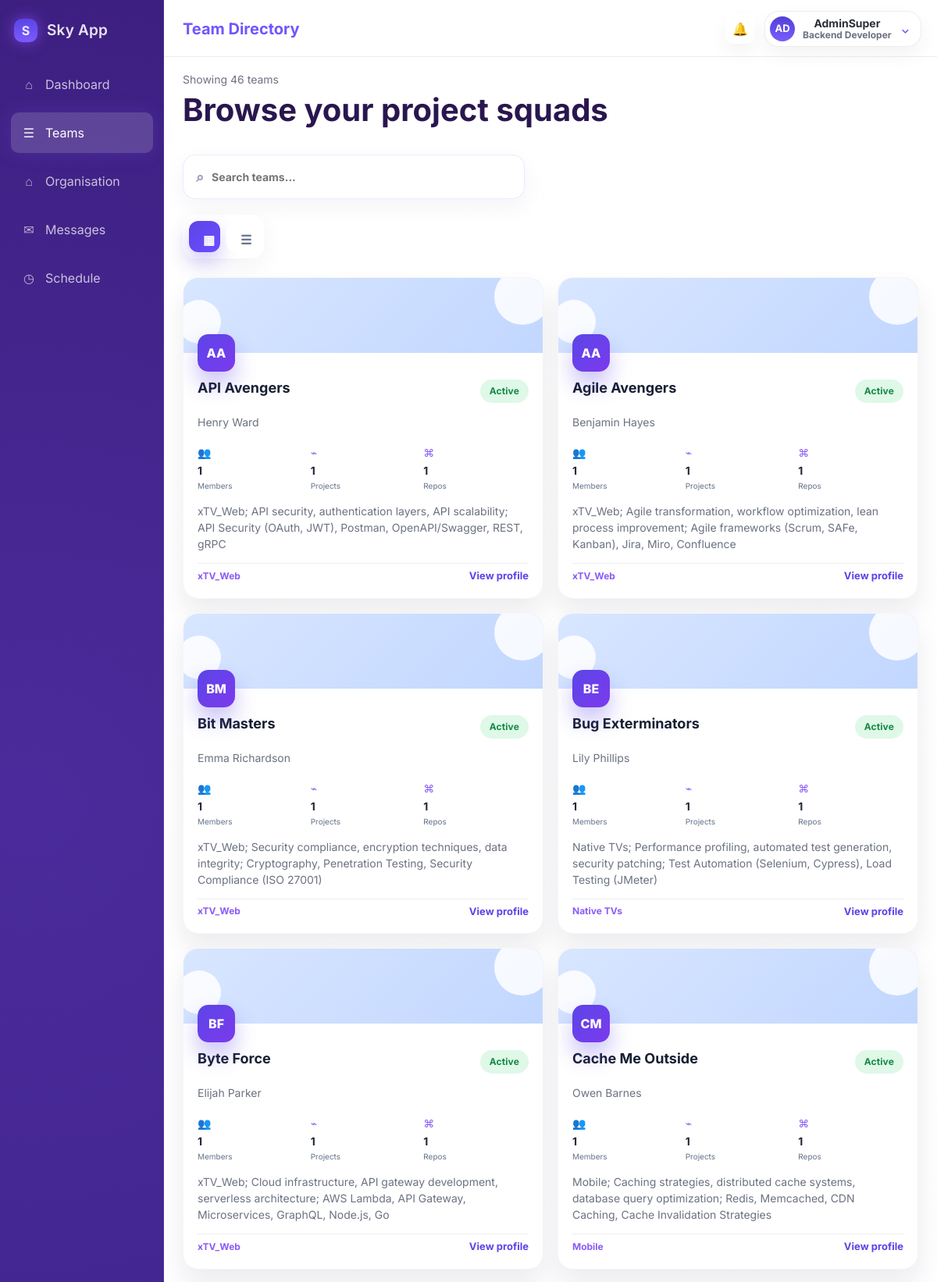
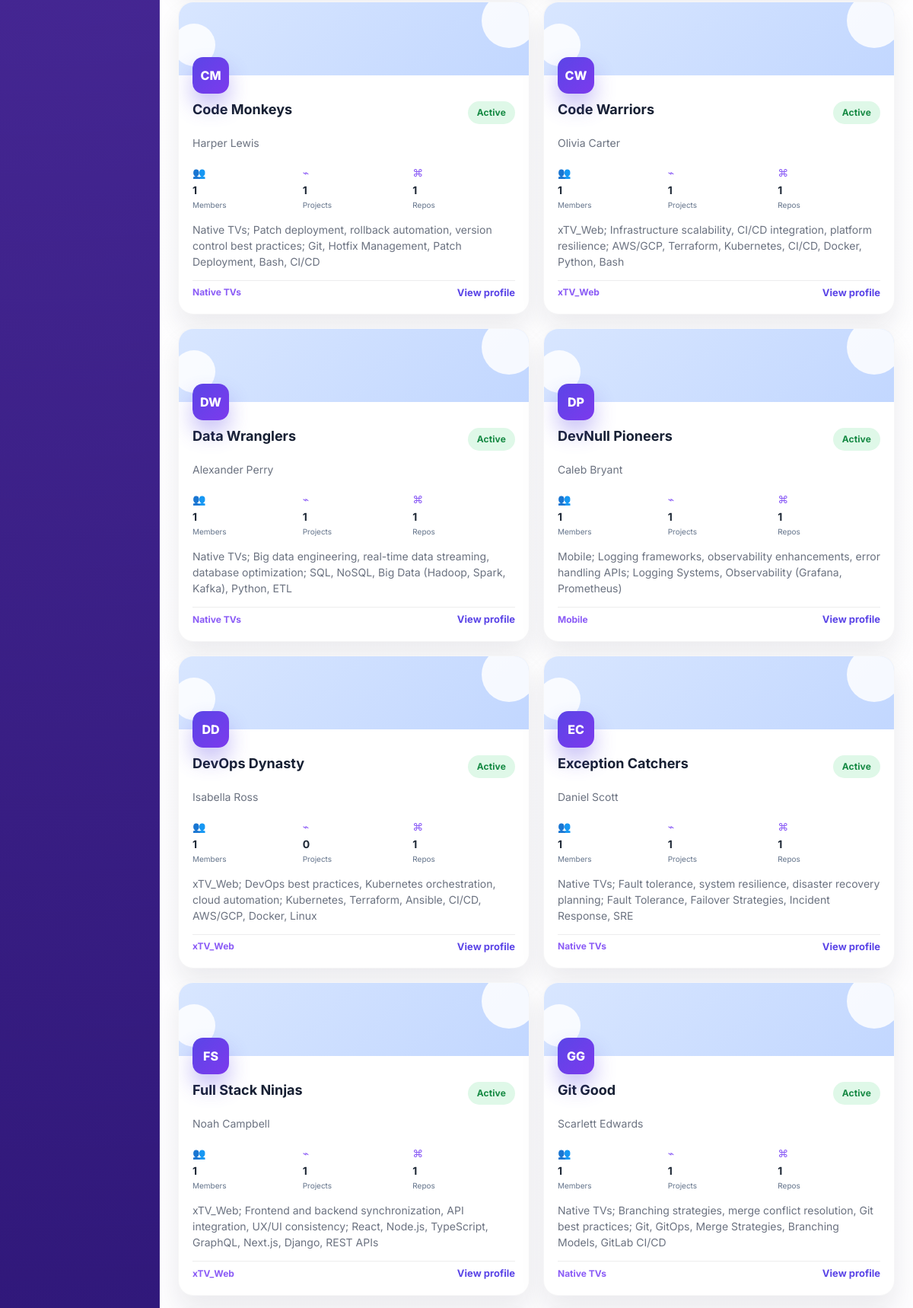
Page /teams/ (signed in, upper part) on the committed database (2 pictures, top to bottom).
### accounts/models.py (models this page shows, shortened)
class User(AbstractUser):
    """Primary auth user model for the project."""

### teams/models.py (models this page shows, shortened)
class Teams(models.Model):
    STATUS_ACTIVE = "active"
    STATUS_PAUSED = "paused"
    STATUS_ARCHIVED = "archived"
    STATUS_CHOICES = [
        (STATUS_ACTIVE, "Active"),
        (STATUS_PAUSED, "Paused"),
        (STATUS_ARCHIVED, "Archived"),
    ]
    name = models.CharField(max_length=120, default="New Team")
    slug = models.SlugField(max_length=140, unique=True, null=True, blank=True)
    lead_name = models.CharField(max_length=120, default="Team Lead")
    lead_role = models.CharField(max_length=120, default="Team Lead")
    lead_email = models.EmailField(default="team@sky.com")
    department = models.CharField(max_length=120, default="General")
    department_head = models.CharField(max_length=120, blank=True, null=True)
    location = models.CharField(max_length=120, default="Remote")
    summary = models.TextField(blank=True, default="")
    status = models.CharField(max_length=20, choices=STATUS_CHOICES, default=STATUS_ACTIVE)
    members_count = models.PositiveIntegerField(default=0)
    active_projects = models.PositiveIntegerField(default=0)
    repositories_count = models.PositiveIntegerField(default=0)
    dependencies_count = models.PositiveIntegerField(default=0)
    concurrent_projects_count = models.CharField(
        max_length=20,
        blank=True,
        null=True,
        help_text="Number of concurrent projects (e.g., '6+' or '5')"
    )
    banner_start = models.CharField(max_length=20, default="#d8e6ff")
    banner_end = models.CharField(max_length=20, default="#c2d7ff")
    accent_color = models.CharField(max_length=20, default="#5b45e7")
    accent_soft_color = models.CharField(max_length=20, default="#f3efff")
    profile_gradient_start = models.CharField(max_length=20, default="#5a18e6")
    profile_gradient_end = models.CharField(max_length=20, default="#2d6ef2")
    jira_project_name = models.CharField(max_length=120, blank=True, null=True)
    workstream = models.CharField(max_length=255, blank=True, null=True)
    github_repo_url = models.URLField(blank=True, null=True)
    jira_board_link = models.URLField(blank=True, null=True)
    development_focus_areas = models.TextField(
        blank=True,
        null=True,
        help_text="Comma-separated list of development focus areas"
    )
    key_skills_and_technologies = models.TextField(
        blank=True,
        null=True,
        help_text="Comma-separated list of key skills and technologies"
    )
    dependency_type = models.CharField(max_length=120, blank=True, null=True)
    software_owned_and_evolved = models.TextField(
        blank=True,
        null=True,
        help_text="Software owned and evolved by this team"
    )
    versioning_approaches = models.TextField(blank=True, null=True)
    wiki_search_terms = models.TextField(
        blank=True,
        null=True,
        help_text="Comma-separated search terms for team wiki"
    )
    slack_channels = models.CharField(
        max_length=255,
        blank=True,
        null=True,
        help_text="Comma-separated Slack channel names"
    )
    daily_standup_time_and_link = models.CharField(
        max_length=255,
        blank=True,
        null=True,
        help_text="Daily standup time and meeting link"
    )
    agile_practices = models.TextField(
        blank=True,
        null=True,
        help_text="Agile practices used by the team"
    )
    team_wiki_url = models.URLField(blank=True, null=True)
    contacts = models.JSONField(default=list, blank=True)
    members = models.JSONField(default=list, blank=True)
    repositories = models.JSONField(default=list, blank=True)
    dependencies = models.JSONField(default=list, blank=True)
    dependency_links = models.JSONField(default=list, blank=True)
    quick_links = models.JSONField(default=list, blank=True)
    class Meta:
        db_table = "teams"
        ordering = ["name"]
    def get_status_display(self) -> str:
        return dict(self.STATUS_CHOICES).get(self.status, self.status)
    @property
    def initials(self) -> str:
        pieces = [part[0] for part in self.name.split() if part]
        if not pieces:
            return "T"
        return "".join(pieces[:2]).upper()
    @property
    def status_label(self) -> str:
        return self.get_status_display()

### teams/views.py (the view)
# urls.py: path("", views.teams_page, name="teams_page"),
def teams_page(request):
    teams = Teams.objects.all()
    return render(
        request,
        "teams.html",
        {
            "teams": teams,
            "active_nav": "teams",
        },
    )

### teams/templates/teams.html (shortened to what this page needs)
{% extends "home/base.html" %}
{% load static %}
{% block page_title %}Team Directory{% endblock %}
{% block content %}
<section class="team-directory-page" data-team-directory>
  <div class="team-directory-toolbar">
    <div>
      <p class="team-directory-eyebrow">Showing {{ teams|length }} teams</p>
      <h1 class="team-directory-title">Browse your project squads</h1>
    </div>
    <div class="team-directory-controls">
      <label class="team-directory-search">
        <span class="team-directory-search-icon">⌕</span>
        <input type="search" placeholder="Search teams..." data-team-directory-search>
      </label>
      <div class="team-directory-view-toggle" role="group" aria-label="Switch team layout">
        <button type="button" class="team-view-button is-active" data-directory-view="grid">▦</button>
        <button type="button" class="team-view-button" data-directory-view="list">☰</button>
      </div>
    </div>
  </div>
  <div class="team-card-grid" data-team-directory-grid>
    {% for team in teams %}
    <article
      class="team-card"
      data-team-card
      data-team-card-search="{{ team.name }} {{ team.lead_name }} {{ team.department }} {{ team.location }}"
      style="--team-banner-start: {{ team.banner_start }}; --team-banner-end: {{ team.banner_end }}; --team-accent: {{ team.accent_color }}; --team-accent-soft: {{ team.accent_soft_color }};"
    >
      <div class="team-card-banner">
        <div class="team-card-orb team-card-orb-left"></div>
        <div class="team-card-orb team-card-orb-right"></div>
        <div class="team-card-badge">{{ team.initials }}</div>
      </div>
      <div class="team-card-body">
        <div class="team-card-topline">
          <h2 class="team-card-title">{{ team.name }}</h2>
          <span class="team-status-pill team-status-{{ team.status }}">{{ team.status_label }}</span>
        </div>
        <p class="team-card-lead">{{ team.lead_name }}</p>
        <div class="team-card-stats">
          <div class="team-card-stat">
            <span>👥</span>
            <strong>{{ team.members_count }}</strong>
            <small>Members</small>
          </div>
          <div class="team-card-stat">
            <span>⌁</span>
            <strong>{{ team.active_projects }}</strong>
            <small>Projects</small>
          </div>
          <div class="team-card-stat">
            <span>⌘</span>
            <strong>{{ team.repositories_count }}</strong>
            <small>Repos</small>
          </div>
        </div>
        <p class="team-card-summary">{{ team.summary }}</p>
        <div class="team-card-footer">
          <span class="team-card-meta">{{ team.department }}</span>
          <a class="team-card-link" href="{% url 'teams:team_profile' slug=team.slug %}">View profile</a>
        </div>
      </div>
    </article>
    {% empty %}
    <div class="team-empty-state">
      <h2>No teams yet</h2>
      <p>Create a team record in the admin area to populate the directory.</p>
    </div>
    {% endfor %}
  </div>
</section>
{% endblock %}

### accounts/templates/home/base.html (shortened to what this page needs)
{% load static %}
<!DOCTYPE html>
<html lang="en">
<head>
  <link rel="stylesheet" type="text/css" href="{% static 'global.css' %}">
</head>
<body>
  {% block body %}
  <div class="app-shell">
    <aside class="sidebar">
      <div class="brand-wrap">
        <div class="brand-mark">S</div>
        <div class="brand-name">Sky App</div>
      </div>
      <nav class="side-nav" aria-label="Primary">
        <a class="nav-item {% if active_nav == 'dashboard' %}active{% endif %}" href="{% url 'dashboard' %}"><span class="nav-icon">⌂</span><span>Dashboard</span></a>
        <a class="nav-item {% if active_nav == 'teams' %}active{% endif %}" href="{% url 'teams:teams_page' %}"><span class="nav-icon">☰</span><span>Teams</span></a>
        <a class="nav-item {% if active_nav == 'organisation' %}active{% endif %}" href="{% url 'org:organisation_page' %}"><span class="nav-icon">⌂</span><span>Organisation</span></a>
        <a class="nav-item {% if active_nav == 'messages' %}active{% endif %}" href="{% url 'messaging:inbox' %}"><span class="nav-icon">✉</span><span>Messages</span></a>
        <a class="nav-item {% if active_nav == 'schedule' %}active{% endif %}" href="{% url 'meetings:meeting_list' %}"><span class="nav-icon">◷</span><span>Schedule</span></a>
      </nav>
    </aside>
    <div class="main-shell">
      <header class="topbar">
        <div class="page-title">{% block page_title %}Welcome{% endblock %}</div>
        <div class="topbar-actions">
          <button class="icon-button" type="button" aria-label="Notifications">🔔</button>
          <div class="profile-menu-wrapper" data-profile-menu-wrapper>
            <button
              class="profile-menu-trigger"
              type="button"
              aria-label="Open profile menu"
              aria-expanded="false"
              aria-controls="profile-menu-panel"
              data-profile-menu-button
            >
              <div class="profile-pill">
                <div class="profile-avatar">{{ request.user.username|default:"SJ"|slice:":2"|upper }}</div>
                <div class="profile-meta">
                  <strong>{{ request.user.get_full_name|default:request.user.username|default:"Sarah Johnson" }}</strong>
                  <span>{% block profile_role %}Backend Developer{% endblock %}</span>
                </div>
                <span class="profile-caret">⌄</span>
              </div>
            </button>
          </div>
        </div>
      </header>
      <main class="content-area">
        {% block content %}{% endblock %}
      </main>
    </div>
  </div>
  {% endblock %}
</body>
</html>

### static/Css/base/base.css (style rules this page uses)
* { box-sizing: border-box; }
:root { --sidebar-start: #2a0f5f; --sidebar-mid: #301b86; --sidebar-end: #2350c9; --sidebar-glow: rgba(141, 83, 255, 0.65); --surface: #ffffff; --surface-soft: #f6f4fb; --text: #1f2430; --muted: #6d7080; --border: rgba(31, 36, 48, 0.08); --accent: #6f56ff; }
html, body { min-height: 100%; }
body { margin: 0; font-family: "Segoe UI", Tahoma, sans-serif; color: var(--text); background: #f4f4f8; }
a { color: inherit; text-decoration: none; }
button, input, textarea, select { font: inherit; }
.app-shell { display: grid; grid-template-columns: 210px minmax(0, 1fr); min-height: 100vh; }
.sidebar { position: relative; display: flex; flex-direction: column; padding: 18px 14px; color: rgba(255, 255, 255, 0.88); background: radial-gradient(circle at 18% 10%, rgba(135, 92, 255, 0.35), transparent 28%), linear-gradient(180deg, var(--sidebar-start) 0%, var(--sidebar-mid) 55%, var(--sidebar-end) 100%); box-shadow: inset -1px 0 0 rgba(255, 255, 255, 0.07); }
.brand-wrap { display: flex; align-items: center; gap: 12px; padding: 6px 4px 18px; }
.brand-mark { width: 30px; height: 30px; display: grid; place-items: center; border-radius: 10px; background: linear-gradient(180deg, #5b45e7, #7a5bff); box-shadow: 0 0 18px var(--sidebar-glow); font-weight: 700; }
.brand-name { font-size: 19px; font-weight: 600; letter-spacing: 0.01em; }
.side-nav { display: grid; gap: 10px; margin-top: 10px; }
.nav-item { display: flex; align-items: center; gap: 12px; padding: 14px 14px; border-radius: 10px; color: rgba(255, 255, 255, 0.72); transition: background-color 140ms ease, color 140ms ease, box-shadow 140ms ease, transform 140ms ease; }
.nav-item:hover, .nav-item.active { color: #fff; background: rgba(255, 255, 255, 0.16); box-shadow: 0 0 24px rgba(135, 92, 255, 0.18); }
.nav-icon { width: 18px; text-align: center; opacity: 0.92; }
.main-shell { min-width: 0; background: linear-gradient(180deg, #ffffff 0%, #f9f8fc 100%); }
.topbar { display: flex; justify-content: space-between; align-items: center; gap: 16px; padding: 14px 20px 12px 24px; border-bottom: 1px solid var(--border); background: rgba(255, 255, 255, 0.86); backdrop-filter: blur(10px); }
.page-title { font-size: 20px; font-weight: 700; color: var(--accent); }
.topbar-actions { display: flex; align-items: center; gap: 12px; }
.icon-button { width: 34px; height: 34px; display: grid; place-items: center; border: 1px solid var(--border); border-radius: 50%; background: var(--surface); box-shadow: 0 10px 24px rgba(19, 24, 43, 0.05); cursor: pointer; }
.profile-pill { display: flex; align-items: center; gap: 10px; padding: 6px 14px 6px 6px; border: 1px solid var(--border); border-radius: 18px; background: var(--surface); box-shadow: 0 10px 24px rgba(19, 24, 43, 0.05); }
.profile-avatar { width: 32px; height: 32px; display: grid; place-items: center; border-radius: 50%; background: linear-gradient(180deg, #5140d6, #7b5cff); color: #fff; font-size: 13px; font-weight: 700; }
.profile-meta { display: grid; line-height: 1.15; }
.profile-meta strong { font-size: 14px; color: #2a2d3a; }
.profile-meta span { font-size: 12px; color: var(--muted); }
.content-area { min-height: calc(100vh - 63px); padding: 18px 24px 28px; }
label { display: block; margin-bottom: 6px; font-size: 12px; font-weight: 600; }
input, textarea, select { width: 100%; padding: 11px 12px; border: 1px solid #d9dbea; border-radius: 12px; background: #fff; color: var(--text); transition: border-color 140ms ease, box-shadow 140ms ease; }

### static/Css/pages/messaging/messaging.css (style rules this page uses)
label { font-weight: bold; display: block; margin-top: 12px; margin-bottom: 6px; color: #222; }
input, textarea { width: 100%; padding: 12px; border: 1px solid #ccc; font-size: 14px; box-sizing: border-box; }
button { padding: 12px 18px; border: none; cursor: pointer; font-weight: bold; }

### static/Css/layout/layout.css (style rules this page uses)
body { font-family: 'Inter', -apple-system, BlinkMacSystemFont, 'Segoe UI', 'Roboto', sans-serif; background-color: #fafafa; color: var(--color-text-ink); line-height: 1.5; overflow-x: hidden; }

### rows in the picture
User: user.username "AD", user.get_full_name "AdminSuper"
Teams: initials "AA", name "API Avengers", status_label "Active", lead_name "Henry Ward", members_count "1", active_projects "1", repositories_count "1", summary "xTV_Web; API security, authentication layers, API scalability; API Security (OAuth, JWT), Postman, OpenAPI/Swagger, REST, gRPC", department "xTV_Web"
Teams: initials "AA", name "Agile Avengers", status_label "Active", lead_name "Benjamin Hayes", members_count "1", active_projects "1", repositories_count "1", summary "xTV_Web; Agile transformation, workflow optimization, lean process improvement; Agile frameworks (Scrum, SAFe, Kanban), Jira, Miro, Confluence", department "xTV_Web"
Teams: initials "BM", name "Bit Masters", status_label "Active", lead_name "Emma Richardson", members_count "1", active_projects "1", repositories_count "1", summary "xTV_Web; Security compliance, encryption techniques, data integrity; Cryptography, Penetration Testing, Security Compliance (ISO 27001)", department "xTV_Web"
Teams: initials "BE", name "Bug Exterminators", status_label "Active", lead_name "Lily Phillips", members_count "1", active_projects "1", repositories_count "1", summary "Native TVs; Performance profiling, automated test generation, security patching; Test Automation (Selenium, Cypress), Load Testing (JMeter)", department "Native TVs"
Teams: initials "BF", name "Byte Force", status_label "Active", lead_name "Elijah Parker", members_count "1", active_projects "1", repositories_count "1", summary "xTV_Web; Cloud infrastructure, API gateway development, serverless architecture; AWS Lambda, API Gateway, Microservices, GraphQL, Node.js, Go", department "xTV_Web"
Teams: initials "CM", name "Cache Me Outside", status_label "Active", lead_name "Owen Barnes", members_count "1", active_projects "1", repositories_count "1", summary "Mobile; Caching strategies, distributed cache systems, database query optimization; Redis, Memcached, CDN Caching, Cache Invalidation Strategies", department "Mobile"
Teams: initials "CM", name "Code Monkeys", status_label "Active", lead_name "Harper Lewis", members_count "1", active_projects "1", repositories_count "1", summary "Native TVs; Patch deployment, rollback automation, version control best practices; Git, Hotfix Management, Patch Deployment, Bash, CI/CD", department "Native TVs"
Teams: initials "CW", name "Code Warriors", status_label "Active", lead_name "Olivia Carter", members_count "1", active_projects "1", repositories_count "1", summary "xTV_Web; Infrastructure scalability, CI/CD integration, platform resilience; AWS/GCP, Terraform, Kubernetes, CI/CD, Docker, Python, Bash", department "xTV_Web"
Teams: initials "DW", name "Data Wranglers", status_label "Active", lead_name "Alexander Perry", members_count "1", active_projects "1", repositories_count "1", summary "Native TVs; Big data engineering, real-time data streaming, database optimization; SQL, NoSQL, Big Data (Hadoop, Spark, Kafka), Python, ETL", department "Native TVs"
Teams: initials "DP", name "DevNull Pioneers", status_label "Active", lead_name "Caleb Bryant", members_count "1", active_projects "1", repositories_count "1", summary "Mobile; Logging frameworks, observability enhancements, error handling APIs; Logging Systems, Observability (Grafana, Prometheus)", department "Mobile"
Teams: initials "DD", name "DevOps Dynasty", status_label "Active", lead_name "Isabella Ross", members_count "1", active_projects "0", repositories_count "1", summary "xTV_Web; DevOps best practices, Kubernetes orchestration, cloud automation; Kubernetes, Terraform, Ansible, CI/CD, AWS/GCP, Docker, Linux", department "xTV_Web"
Teams: initials "EC", name "Exception Catchers", status_label "Active", lead_name "Daniel Scott", members_count "1", active_projects "1", repositories_count "1", summary "Native TVs; Fault tolerance, system resilience, disaster recovery planning; Fault Tolerance, Failover Strategies, Incident Response, SRE", department "Native TVs"
Teams: initials "FS", name "Full Stack Ninjas", status_label "Active", lead_name "Noah Campbell", members_count "1", active_projects "1", repositories_count "1", summary "xTV_Web; Frontend and backend synchronization, API integration, UX/UI consistency; React, Node.js, TypeScript, GraphQL, Next.js, Django, REST APIs", department "xTV_Web"
Teams: initials "GG", name "Git Good", status_label "Active", lead_name "Scarlett Edwards", members_count "1", active_projects "1", repositories_count "1", summary "Native TVs; Branching strategies, merge conflict resolution, Git best practices; Git, GitOps, Merge Strategies, Branching Models, GitLab CI/CD", department "Native TVs"

### other values in the picture
{{ teams|length }} "46"
